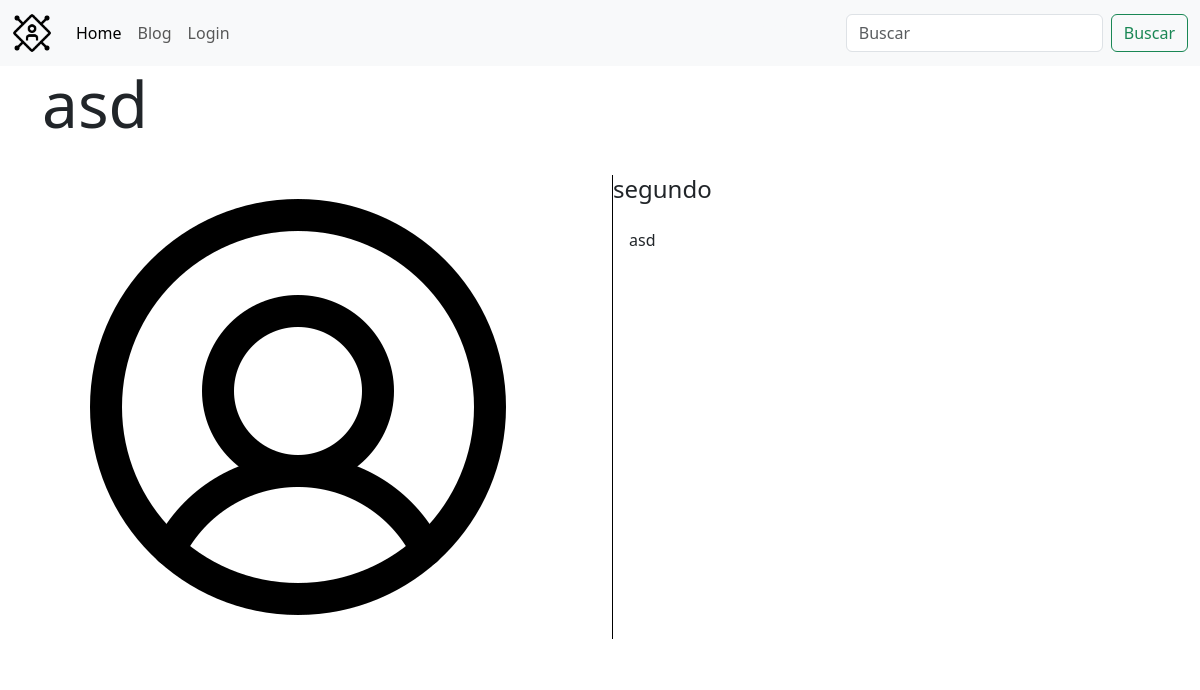
The page /detalhePost/2/ on the database as committed earlier.
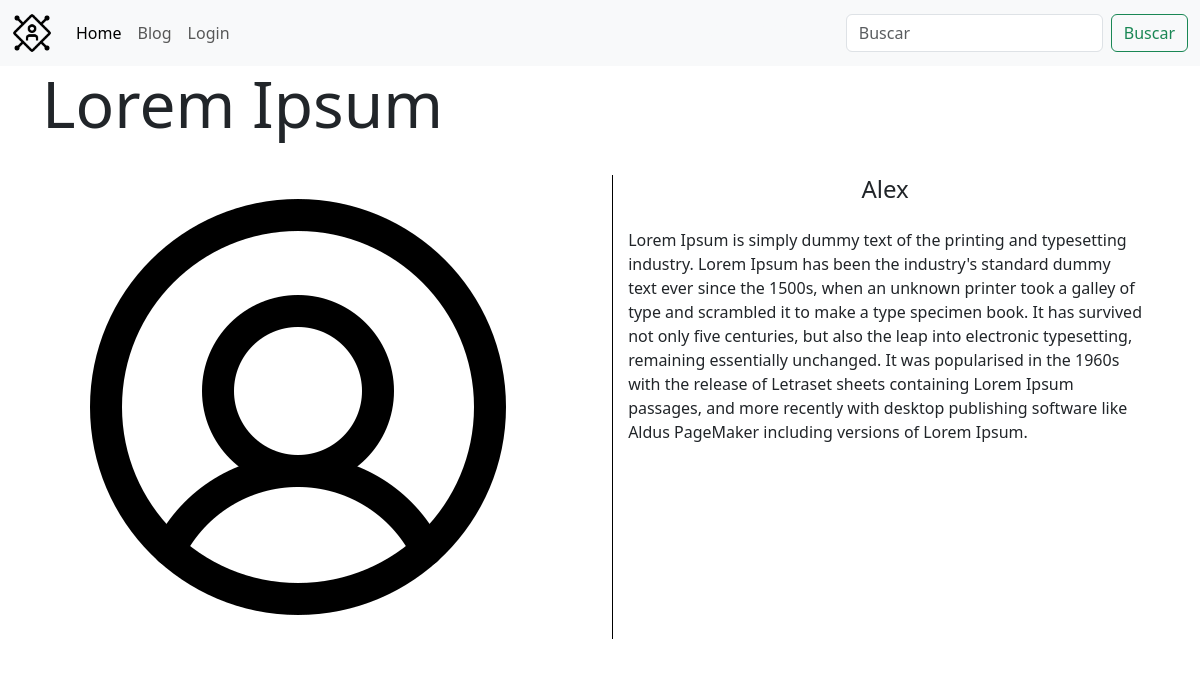
The same page on the database as committed later.
### blog/models.py (models this page shows, shortened)
class Post(models.Model):
    autor = models.CharField(max_length = 100)
    titulo = models.CharField(max_length = 100)
    resumo = models.CharField(max_length = 250)
    conteudo = models.TextField()
    imagem = models.ImageField(upload_to='imagens/')

### blog/views.py (the view)
# urls.py: path('detalhePost/<int:id>/', views.detalhePost, name='detalhePost'),
def detalhePost(request, id):
    detalhe = Post.objects.get(id=id)
    return render(request, 'detalhePost.html',{'detalhe':detalhe})

### blog/templates/detalhePost.html (shortened to what this page needs)
{% extends 'base.html' %}
{% block conteudo %}
<h3 class="display-3">{{detalhe.titulo}}</h3>
<div class="row">
    <div class="col-6">
        <img src="{{detalhe.imagem.url}}" alt="imagem de {{detalhe.titulo}}">
    </div>
    <div class="col-6 d-flex my-4">
        <div>
            <h4 class="text-center">{{ detalhe.autor }}</h4>
            <p class="p-3">{{ detalhe.conteudo }}</p>
        </div>
    </div>
</div>
{% endblock %}

Rows that differ between the two databases and show on the page:
changed Post: titulo "asd" → "Lorem Ipsum"; autor "segundo" → "Alex"; conteudo "asd" → "Lorem Ipsum is simply dummy text of the printing and typesetting industry. Lorem Ipsum has been the industry's standard dummy text ever since the 1500s, when an unknown printer took a galley of type and scrambled it to make a type specimen book. It has survived not only five centuries, but also the leap into electronic typesetting, remaining essentially unchanged. It was popularised in the 1960s with the release of Letraset sheets containing Lorem Ipsum passages, and more recently with desktop publishing software like Aldus PageMaker including versions of Lorem Ipsum."
